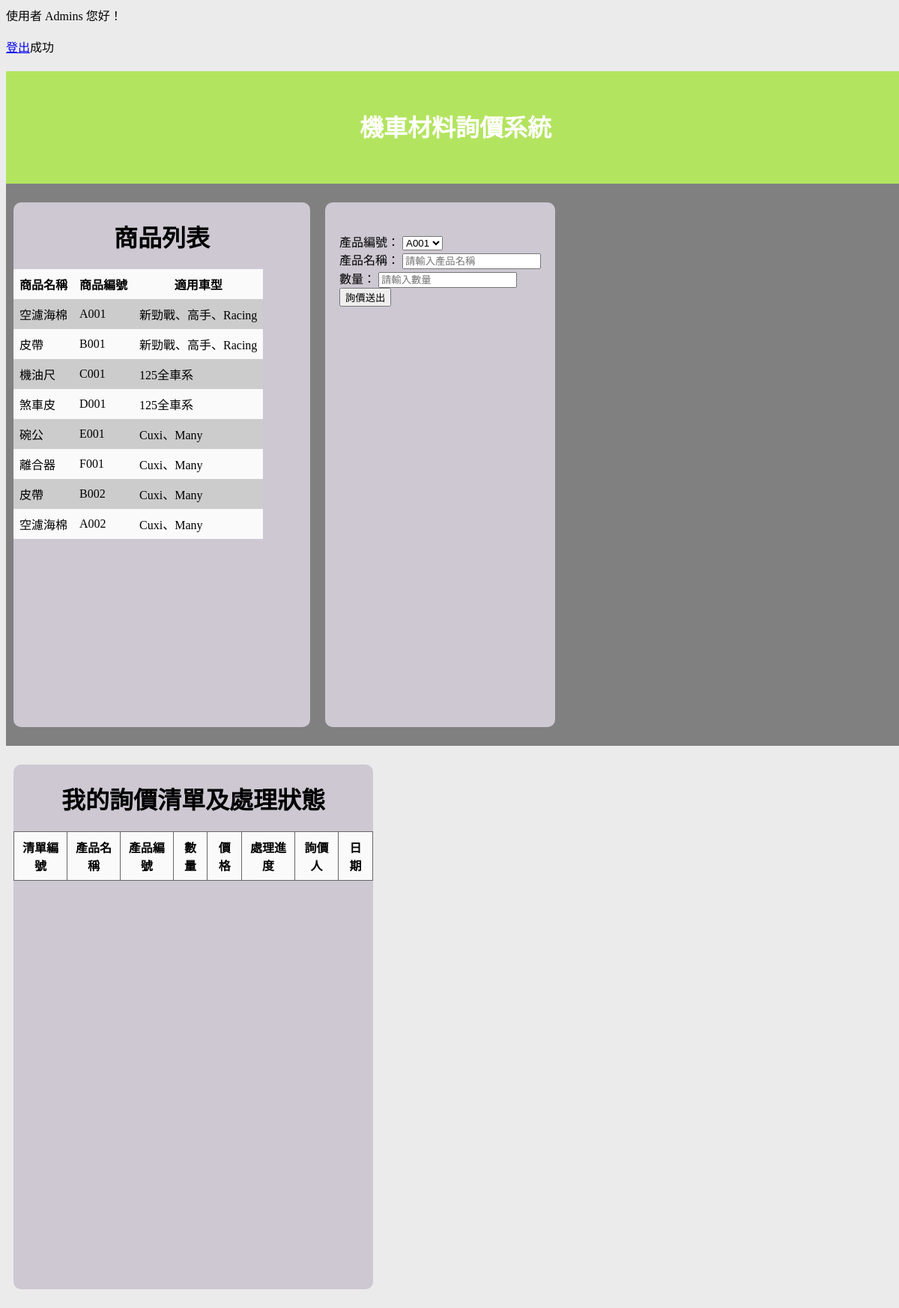
/MainPage.php (signed in), run on the app's committed database.
### tables this page shows
CREATE TABLE `products` (
  `productname` varchar(20) NOT NULL,
  `productid` varchar(12) NOT NULL,
  `descript` varchar(40) NOT NULL
);

### MainPage.php (the view, shortened to what this page needs)
<?php
echo "使用者 ".$_SESSION["userid"]." "."您好！"."<br>";
echo '<a href="login.php">'.登出.'</a>';
function linkDB()
{
	$link = mysqli_connect("localhost","root","password");
	mysqli_set_charset($link,"utf8");
	mysqli_select_db($link,"inquiry");
	return $link;
}
function showProductOption()
{
	$link = linkDB();
	$query = "select productid from products";
	$result = mysqli_query($link,$query);
	if ($result)
	{
		$count = mysqli_num_rows($result);
		for ($i=0; $i < $count ; $i++)
		{
			list($productid) = mysqli_fetch_row($result);
			echo '<option>'.$productid.'</option>';
		}
	}
	else
	{
		echo mysqli_error($link);
	}
}
function showProduct()
{
	$link = linkDB();
	$query = "select * from products";
	$result = mysqli_query($link,$query);
	if ($result)
	{
		$count = mysqli_num_rows($result);
		for ($i=0; $i < $count ; $i++)
		{
			echo "<tr>";
			list($productname,$productid,$descript) = mysqli_fetch_row($result);
			echo '<td>'.$productname.'</td>'.'<td>'.$productid.'</td>'.'<td>'.$descript.'</td>';
			echo "</tr>";
		}
	}
	else
	{
		echo mysqli_error($link);
	}
}
	$link = linkDB();
	$sql = "insert into inquires (productname,productid,number,user) values('$_POST[productName]','$_POST[productID]','$_POST[number]','$_SESSION[userid]')";
	$mysql = mysqli_query($link,$sql);
	if ($mysql)
	{
		echo "成功";
	}
	else
	{
		echo "等待更新";
	}
?>
<!DOCTYPE html>
<html>
	<head>
		<link rel="stylesheet" href="css/MainPage.css" type="text/css"/>
	</head>
	<body>
		<div class="container">
			<div class="header">
				<h1 class="first">機車材料詢價系統</h1>
			</div>
			<div class="productList">
				<h1>商品列表</h1>
				<table cellpadding="8">
					<tr>
					<th>商品名稱<th>商品編號<th>適用車型
					</tr>
					<?php showProduct(); ?>
				</table>
			</div>
			<div class="inquiryForm">
			<form name="inquiry" action="" method="post" >
				<label>產品編號： </label>
				<select name="productID"> <?php showProductOption(); ?></select><br>
				<label>產品名稱： </label><input name="productName" type="text" placeholder="請輸入產品名稱"><br>
				<label>數量： </label><input name="number" type="number" placeholder="請輸入數量"><br>
				<input type="submit" value="詢價送出">
			</form>
			</div>
			<div class="inquiryList">
				<h1>我的詢價清單及處理狀態</h1>
				<table border='1' cellpadding="8">
					<tr>
						<th>清單編號<th>產品名稱<th>產品編號<th>數量<th>價格<th>處理進度<th>詢價人<th>日期
					</tr>
				</table>
			</div>
		</div>
	</body>
</html>

### css/MainPage.css (style rules this page uses)
body { font-size:13px; background-color:rgb(235, 235, 235); }
h1 { text-align: center; }
h1.first { color:white; padding:50px; }
.container { width: 1200px; height: 900px; margin: 0px auto; background:gray; }
.header { height: 150px; width: 1200px; background: rgb(179, 228, 95); }
.productList { width: 33%; height: 700px; margin: 25px 10px; background: rgb(205, 200, 210); float: left; border-radius: 10px; }
.inquiryForm { height: 620px; margin: 25px 10px; padding:40px 19px; background: rgb(205, 200, 210); text-align:left; float: left; border-radius: 10px; }
.inquiryList { width:40%; height: 700px; margin: 25px 10px; background: rgb(205, 200, 210); text-align:center; float: left; border-radius: 10px; }
tr:nth-child(even) { background: #CCC }
tr:nth-child(odd) { background-color: #FAFAFA; }
table { border: 0px; border-collapse: collapse; border-radius: 10px; }
tr,td { border: 0px solid #666; }

### data on the page
products: productname "空濾海棉", productid "A001", descript "新勁戰、高手、Racing"
products: productname "皮帶", productid "B001", descript "新勁戰、高手、Racing"
products: productname "機油尺", productid "C001", descript "125全車系"
products: productname "煞車皮", productid "D001", descript "125全車系"
products: productname "碗公", productid "E001", descript "Cuxi、Many"
products: productname "離合器", productid "F001", descript "Cuxi、Many"
products: productname "皮帶", productid "B002", descript "Cuxi、Many"
products: productname "空濾海棉", productid "A002", descript "Cuxi、Many"

### other printed values
$_SESSION["userid"] "Admins"
登出 "登出"
form field productID "A001"
